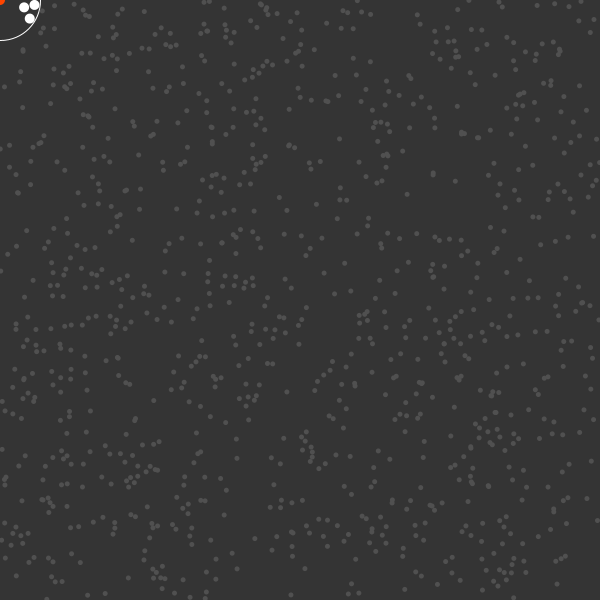
Frame 1 (no input)
Frame 60 (the mouse pressed at the canvas centre just before this capture): identical to frame 1, image omitted
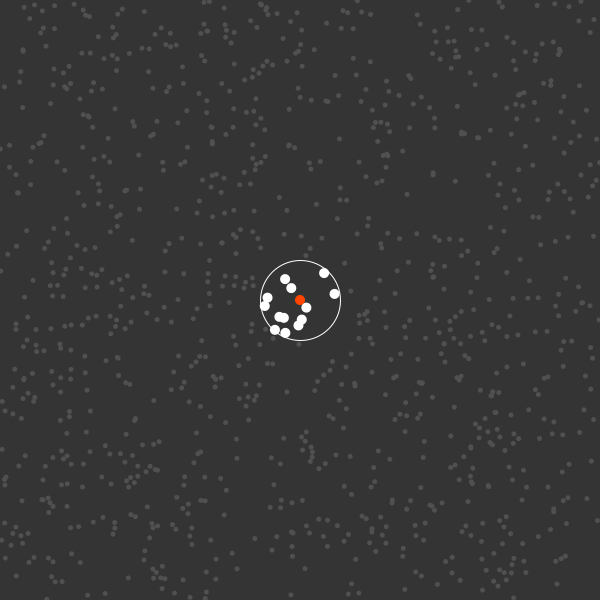
Frame 120 (the mouse held since frame 60 and released just before this capture)

The Processing sketch that drew these frames (run headless with seeded random() and noise(); from frame 60 on, the mouse is pressed at the canvas centre):

// Processing sketch: PositionChecking
// ── PositionChecking.pde
ArrayList<Point> points;


void setup() {
  size(600, 600);

  points = new ArrayList<Point>();

  for (int i = 0; i < 1000; i++) {
    Point newPoint = new Point(random(width), random(height));
    points.add(newPoint);
  }
}


void draw() {
  background(52);

  float maxDistance = 40;
  PVector target = new PVector(mouseX, mouseY);

  noStroke();
  fill(255, 69, 0);
  ellipse(target.x, target.y, 10, 10);

  stroke(255);
  noFill();
  ellipse(target.x, target.y, maxDistance * 2.0, maxDistance * 2.0);

  /* Collect all points in range to a list. All others to another */
  ArrayList<Point> pointsInRange = new ArrayList<Point>();
  ArrayList<Point> pointsNotInRange = new ArrayList<Point>();

  for (int i = 0; i < points.size(); i++) {
    Point point = points.get(i);

    if (distSquared(point.position, target) < maxDistance * maxDistance) {   // faster alternative
      pointsInRange.add(point);
    } 
    else {
      pointsNotInRange.add(point);
    }
  }

  /* Draw all in range */
  for (int i = 0; i < pointsInRange.size(); i++) {
    Point point = pointsInRange.get(i);
    point.draw();
  }
  
  /* Draw all out of range with a different draw function */
  for (int i = 0; i < pointsNotInRange.size(); i++) {
    Point point = pointsNotInRange.get(i);
    point.drawInactive();
  }
}


/** Returns the squared distance between two position vectors */
float distSquared(PVector theA, PVector theB) {
  float dX = theA.x - theB.x;
  float dY = theA.y - theB.y;

  return dX * dX + dY * dY;
}


// ── Point.pde
class Point {
  PVector position;

  Point(float theX, float theY) {
    position = new PVector(theX, theY);
  } 

  void draw() {
    noStroke();
    fill(255);

    ellipse(position.x, position.y, 10, 10);
  }

  void drawInactive() {
    noStroke();
    fill(80);

    ellipse(position.x, position.y, 5, 5);
  }
}
